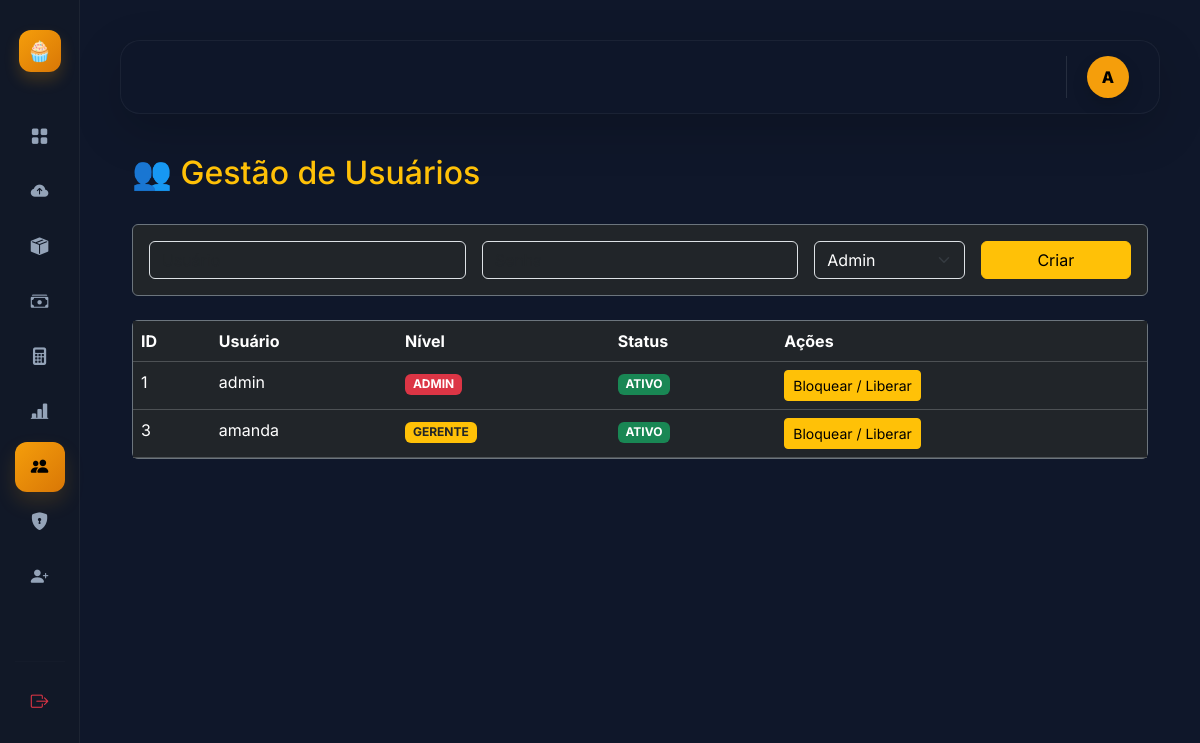
/usuarios (signed in), run on the app's committed database.
### tables this page shows
CREATE TABLE usuarios (
    id_usuario INTEGER PRIMARY KEY AUTOINCREMENT,
    username TEXT NOT NULL UNIQUE,
    senha TEXT NOT NULL,
    nivel TEXT DEFAULT 'funcionario',
    ativo INTEGER DEFAULT 1,
    data_cadastro TIMESTAMP DEFAULT CURRENT_TIMESTAMP
);

### app.py (the view)
@app.route("/usuarios")
@login_required
@acesso_requerido("usuarios")
def pagina_usuarios():
    lista = usuarios.listar_usuarios()
    return render_template(
        "usuarios.html",
        usuarios_lista=lista
    )

### app.py (called while the page is built)
@login_manager.user_loader
def load_user(user_id):
    return User(user_id)

@app.context_processor
def inject_user():
    usuario = None
    if current_user.is_authenticated:
        usuario = usuarios.buscar_usuario(
            current_user.id
        )
    return dict(
        usuario_logado=usuario
    )

### modules/db.py (called while the page is built)
def conectar():
    return sqlite3.connect(DB_PATH)

### modules/usuarios.py (called while the page is built)
def buscar_usuario(username):
    conn = conectar()
    cursor = conn.cursor()
    cursor.execute("""
        SELECT *
        FROM usuarios
        WHERE username = ?
        AND ativo = 1
    """, (username,))
    usuario = cursor.fetchone()
    conn.close()
    return usuario

def listar_usuarios():
    conn = conectar()
    cursor = conn.cursor()
    cursor.execute("""
        SELECT
            id_usuario,
            username,
            nivel,
            ativo,
            data_cadastro
        FROM usuarios
    """)
    dados = cursor.fetchall()
    conn.close()
    return dados

### templates/usuarios.html (shortened to what this page needs)
{% extends "base.html" %}
{% block content %}
<div class="container mt-4">
    <div class="d-flex justify-content-between align-items-center mb-4">
        <h2 class="text-warning">
            👥 Gestão de Usuários
        </h2>
    </div>
    <div class="card bg-dark border-secondary mb-4">
        <div class="card-body">
            <form action="/criar-usuario" method="POST">
                <div class="row g-3">
                    <div class="col-md-4">
                        <input type="text"
                               name="username"
                               class="form-control bg-dark text-white"
                               placeholder="Usuário"
                               required>
                    </div>
                    <div class="col-md-4">
                        <input type="password"
                               name="senha"
                               class="form-control bg-dark text-white"
                               placeholder="Senha"
                               required>
                    </div>
                    <div class="col-md-2">
                        <select name="nivel"
                                class="form-select bg-dark text-white">
                            <option value="admin">Admin</option>
                        </select>
                    </div>
                    <div class="col-md-2">
                        <button class="btn btn-warning w-100">
                            Criar
                        </button>
                    </div>
                </div>
            </form>
        </div>
    </div>
    <div class="card bg-dark border-secondary">
        <div class="card-body p-0">
            <table class="table table-dark table-hover mb-0">
                <thead>
                    <tr>
                        <th>ID</th>
                        <th>Usuário</th>
                        <th>Nível</th>
                        <th>Status</th>
                        <th>Ações</th>
                    </tr>
                </thead>
                <tbody>
                    {% for u in usuarios_lista %}
                    <tr>
                        <td>{{ u[0] }}</td>
                        <td>{{ u[1] }}</td>
                        <td>
                            {% if u[2] == "admin" %}
                                <span class="badge bg-danger">
                                    ADMIN
                                </span>
                            {% elif u[2] == "gerente" %}
                                <span class="badge bg-warning text-dark">
                                    GERENTE
                                </span>
                            {% else %}
                                <span class="badge bg-info">
                                    FUNCIONÁRIO
                                </span>
                            {% endif %}
                        </td>
                        <td>
                            {% if u[3] == 1 %}
                                <span class="badge bg-success">
                                    ATIVO
                                </span>
                            {% else %}
                                <span class="badge bg-secondary">
                                    BLOQUEADO
                                </span>
                            {% endif %}
                        </td>
                        <td>
                            <a href="/toggle-usuario/{{ u[0] }}"
                               class="btn btn-sm btn-warning">
                                Bloquear / Liberar
                            </a>
                        </td>
                    </tr>
                    {% endfor %}
                </tbody>
            </table>
        </div>
    </div>
</div>
{% endblock %}

### templates/base.html (style rules this page uses)
:root { --sidebar-width: 260px; --bg-dark: #0f172a; --bg-sidebar: #111827; --accent: #f59e0b; --accent-hover: #fbbf24; --text-muted: #64748b; }
* { margin: 0; padding: 0; box-sizing: border-box; }
body { font-family: 'Inter', sans-serif; background: var(--bg-dark); color: #f8fafc; overflow-x: hidden; }
@media (max-width: 1200px) { :root { --sidebar-width: 80px; } }

### data on the page
usuarios: id_usuario "1", username "admin", nivel "ADMIN", ativo "ATIVO"
usuarios: id_usuario "3", username "amanda", nivel "GERENTE", ativo "ATIVO"

### other printed values
{{ current_user.id[0]|upper }} "A"
